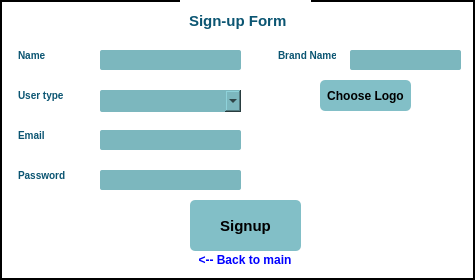
<?xml version="1.0" encoding="UTF-8"?>
<ui version="4.0">
 <class>SignupForm</class>
 <widget class="QWidget" name="SignupForm">
  <property name="geometry">
   <rect>
    <x>0</x>
    <y>0</y>
    <width>475</width>
    <height>280</height>
   </rect>
  </property>
  <property name="maximumSize">
   <size>
    <width>475</width>
    <height>280</height>
   </size>
  </property>
  <property name="contextMenuPolicy">
   <enum>Qt::ContextMenuPolicy::PreventContextMenu</enum>
  </property>
  <property name="windowTitle">
   <string>Form</string>
  </property>
  <property name="styleSheet">
   <string notr="true">QWidget {
    background-color: white;
    color: black;
    border: 2px solid black;
    padding: 5px;
}</string>
  </property>
  <widget class="QPushButton" name="backButton">
   <property name="geometry">
    <rect>
     <x>190</x>
     <y>250</y>
     <width>110</width>
     <height>20</height>
    </rect>
   </property>
   <property name="styleSheet">
    <string notr="true">QPushButton {
    border: none; 
	 font-weight: bold;
    color: blue;  
    text-decoration: none; 
}

QPushButton:hover {
    color: blue;
    text-decoration: underline;
}
</string>
   </property>
   <property name="text">
    <string>&lt;-- Back to main</string>
   </property>
  </widget>
  <widget class="QLabel" name="signUpLabel">
   <property name="geometry">
    <rect>
     <x>180</x>
     <y>0</y>
     <width>131</width>
     <height>41</height>
    </rect>
   </property>
   <property name="styleSheet">
    <string notr="true">QLabel {
	font-size: 15px;
	font-weight: bold;
	color: #0b5572;
	border: 0px;
}</string>
   </property>
   <property name="text">
    <string>Sign-up Form</string>
   </property>
  </widget>
  <widget class="QLabel" name="namelbl">
   <property name="geometry">
    <rect>
     <x>10</x>
     <y>40</y>
     <width>71</width>
     <height>31</height>
    </rect>
   </property>
   <property name="styleSheet">
    <string notr="true">QLabel {
	font-size: 10px;
	font-weight: bold;
	color: #0b5572;
	border: 0px;
}</string>
   </property>
   <property name="text">
    <string>Name</string>
   </property>
  </widget>
  <widget class="QLineEdit" name="nameField">
   <property name="geometry">
    <rect>
     <x>100</x>
     <y>50</y>
     <width>141</width>
     <height>20</height>
    </rect>
   </property>
   <property name="styleSheet">
    <string notr="true">QLineEdit {
	font-size: 8px;
	background-color: #7cb7be;
	color: black;
	border: 0px;
	border-radius: 2px;
}</string>
   </property>
   <property name="alignment">
    <set>Qt::AlignmentFlag::AlignCenter</set>
   </property>
   <property name="placeholderText">
    <string/>
   </property>
  </widget>
  <widget class="QLabel" name="passLbl">
   <property name="geometry">
    <rect>
     <x>10</x>
     <y>160</y>
     <width>71</width>
     <height>31</height>
    </rect>
   </property>
   <property name="styleSheet">
    <string notr="true">QLabel {
	font-size: 10px;
	font-weight: bold;
	color: #0b5572;
	border: 0px;
}</string>
   </property>
   <property name="text">
    <string>Password</string>
   </property>
  </widget>
  <widget class="QLabel" name="typelbl">
   <property name="geometry">
    <rect>
     <x>10</x>
     <y>80</y>
     <width>71</width>
     <height>31</height>
    </rect>
   </property>
   <property name="styleSheet">
    <string notr="true">QLabel {
	font-size: 10px;
	font-weight: bold;
	color: #0b5572;
	border: 0px;
}</string>
   </property>
   <property name="text">
    <string>User type</string>
   </property>
  </widget>
  <widget class="QLabel" name="emaillbl">
   <property name="geometry">
    <rect>
     <x>10</x>
     <y>120</y>
     <width>71</width>
     <height>31</height>
    </rect>
   </property>
   <property name="styleSheet">
    <string notr="true">QLabel {
	font-size: 10px;
	font-weight: bold;
	color: #0b5572;
	border: 0px;
}</string>
   </property>
   <property name="text">
    <string>Email</string>
   </property>
  </widget>
  <widget class="QLabel" name="brandlbl">
   <property name="geometry">
    <rect>
     <x>270</x>
     <y>40</y>
     <width>71</width>
     <height>31</height>
    </rect>
   </property>
   <property name="styleSheet">
    <string notr="true">QLabel {
	font-size: 10px;
	font-weight: bold;
	color: #0b5572;
	border: 0px;
}</string>
   </property>
   <property name="text">
    <string>Brand Name</string>
   </property>
  </widget>
  <widget class="QPushButton" name="signupButton">
   <property name="geometry">
    <rect>
     <x>190</x>
     <y>200</y>
     <width>111</width>
     <height>51</height>
    </rect>
   </property>
   <property name="styleSheet">
    <string notr="true">QPushButton {
	background-color: #82bfc7;
	font-size: 15px;
	font-weight: bold;
	border-radius: 5px;
	border: 0px;
}
QPushButton:hover {
	background-color: #0b5572;
	color: white;
}</string>
   </property>
   <property name="text">
    <string>Signup</string>
   </property>
  </widget>
  <widget class="QLineEdit" name="emailField">
   <property name="geometry">
    <rect>
     <x>100</x>
     <y>130</y>
     <width>141</width>
     <height>20</height>
    </rect>
   </property>
   <property name="styleSheet">
    <string notr="true">QLineEdit {
	font-size: 8px;
	background-color: #7cb7be;
	color: black;
	border: 0px;
	border-radius: 2px;
}</string>
   </property>
   <property name="alignment">
    <set>Qt::AlignmentFlag::AlignCenter</set>
   </property>
   <property name="placeholderText">
    <string/>
   </property>
  </widget>
  <widget class="QLineEdit" name="passwordField">
   <property name="geometry">
    <rect>
     <x>100</x>
     <y>170</y>
     <width>141</width>
     <height>20</height>
    </rect>
   </property>
   <property name="styleSheet">
    <string notr="true">QLineEdit {
	font-size: 8px;
	background-color: #7cb7be;
	color: black;
	border: 0px;
	border-radius: 2px;
}</string>
   </property>
   <property name="alignment">
    <set>Qt::AlignmentFlag::AlignCenter</set>
   </property>
   <property name="placeholderText">
    <string/>
   </property>
  </widget>
  <widget class="QComboBox" name="userTypeField">
   <property name="geometry">
    <rect>
     <x>100</x>
     <y>90</y>
     <width>141</width>
     <height>22</height>
    </rect>
   </property>
   <property name="styleSheet">
    <string notr="true">QComboBox {
	font-size: 8px;
	background-color: #7cb7be;
	color: black;
	border: 0px;
	border-radius: 2px;
}</string>
   </property>
  </widget>
  <widget class="QLineEdit" name="brandNameField">
   <property name="geometry">
    <rect>
     <x>350</x>
     <y>50</y>
     <width>111</width>
     <height>20</height>
    </rect>
   </property>
   <property name="styleSheet">
    <string notr="true">QLineEdit {
	font-size: 8px;
	background-color: #7cb7be;
	color: black;
	border: 0px;
	border-radius: 2px;
}</string>
   </property>
   <property name="alignment">
    <set>Qt::AlignmentFlag::AlignCenter</set>
   </property>
   <property name="placeholderText">
    <string/>
   </property>
  </widget>
  <widget class="QPushButton" name="logoButton">
   <property name="geometry">
    <rect>
     <x>320</x>
     <y>80</y>
     <width>91</width>
     <height>31</height>
    </rect>
   </property>
   <property name="styleSheet">
    <string notr="true">QPushButton {
	background-color: #82bfc7;
	font-weight: bold;
	border-radius: 5px;
	border: 0px;
}
QPushButton:hover {
	background-color: #0b5572;
	color: white;
}</string>
   </property>
   <property name="text">
    <string>Choose Logo</string>
   </property>
  </widget>
  <widget class="QLabel" name="logoPreviewLabel">
   <property name="geometry">
    <rect>
     <x>310</x>
     <y>120</y>
     <width>141</width>
     <height>111</height>
    </rect>
   </property>
   <property name="styleSheet">
    <string notr="true">QLabel {
	border: 0px;
}</string>
   </property>
   <property name="text">
    <string/>
   </property>
  </widget>
  <widget class="QPushButton" name="toggle">
   <property name="geometry">
    <rect>
     <x>250</x>
     <y>170</y>
     <width>31</width>
     <height>21</height>
    </rect>
   </property>
   <property name="styleSheet">
    <string notr="true">border: 0px;</string>
   </property>
   <property name="text">
    <string/>
   </property>
  </widget>
 </widget>
 <resources/>
 <connections/>
</ui>
